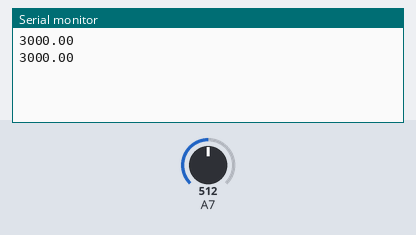
Bench run of a sketch on a simulated Arduino Nano, built with avr-gcc and run on an emulated ATmega328P. On the bench: the last lines printed to the serial monitor. The test bench sets the inputs (shaded band); at power-on: A7 = 512.

Above: at 1.8 s.
1.9 s: A7 set to 716
At 2.6 s:
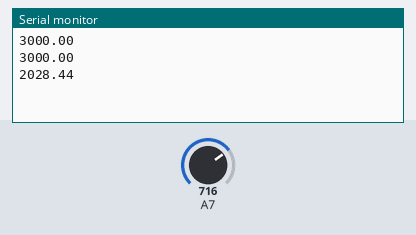
3.4 s: A7 set to 900
At 4.8 s:
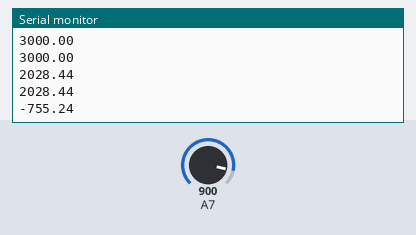
Timing chart, 0 to 6.4 s (numbered marks = the images above; inputs shaded):
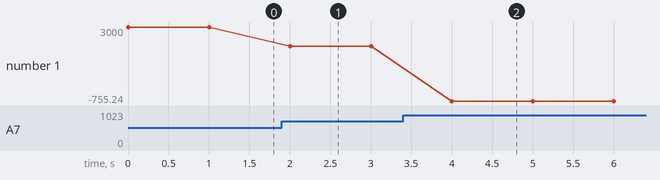

Measured:
- after the input at 1.9 s, the serial monitor: prints a new line after 0.10 s (image 1)
- after the input at 3.4 s, the serial monitor: prints a new line after 0.60 s (image 2)
- plotted number 1: 3000 → 2028.44 after the input at 1.9 s, 2028.44 → -755.24 after the input at 3.4 s

The sketch:

Turbidity_sensor.ino
```cpp
float lub_pr;

void setup() {
  Serial.begin(9600); //Baud rate: 9600
}
void loop() {
  int sensorValue_lub = analogRead(A7);// read the input on analog pin 0:
  float voltage_lub = sensorValue_lub * (5.0 / 1024.0); // Convert the analog reading (which goes from 0 - 1023) to a voltage (0 - 5V):
  if (voltage_lub<=2.5)
    {

      lub_pr=3000;

      }
   else
    {
      lub_pr=-1120.4*voltage_lub *voltage_lub +5742.3*voltage_lub -4352.9;
      }


  Serial.println(lub_pr); // print out the value you read:
  delay(1000);
}
```
